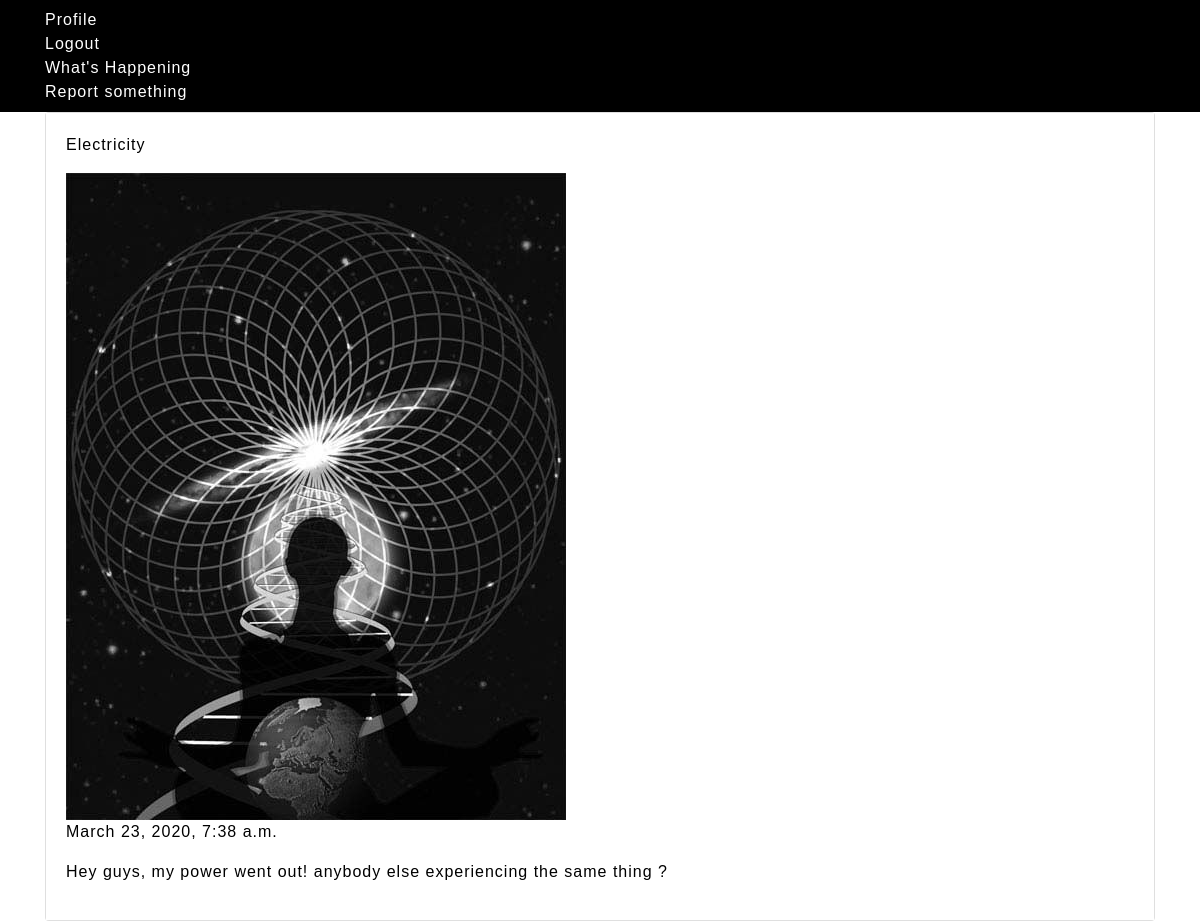
The app's page /cmworld/3/ (signed in) with its own data.
### worldwatch/models.py (models this page shows, shortened)
class Post(models.Model):
    image = models.ImageField(default="default.jpg", upload_to="pictures")
    title = models.CharField(max_length=70)
    message = models.TextField(max_length=200)
    post_date = models.DateTimeField(auto_now_add=True)
    masterpost = models.ForeignKey(User, on_delete=models.CASCADE, null=True)

### worldwatch/views.py (the view)
# urls.py: url(r'^cmworld/(?P<pk>\d+)/$', PostDetailView.as_view(), name='post-detail'),
class PostDetailView(LoginRequiredMixin,DetailView):
    model = Post
    template_name = "main/detail.html"

### templates/main/detail.html (shortened to what this page needs)
 {%extends "main/base.html"%}
 {%block content%}
 <div class="container">
     <div class="card">
         <div class="card-body" style="background-color: white;">
             <p style="color:black;">{{object.title}}</p>
             <img src="{{object.image.url}}">
             <p style="color:black;">{{object.post_date}}</p>
             <p style="color: black;">{{ object.message }}</p>
         </div>
     </div>
 </div>
 {%endblock%}

### static/styles.css (style rules this page uses)
body { margin: 0; padding: 0; font-family: sans-serif; letter-spacing: 1px; }

### records on screen
Post: title "Electricity", image (picture), post_date "March 23, 2020, 7:38 a.m.", message "Hey guys, my power went out! anybody else experiencing the same thing ?"
